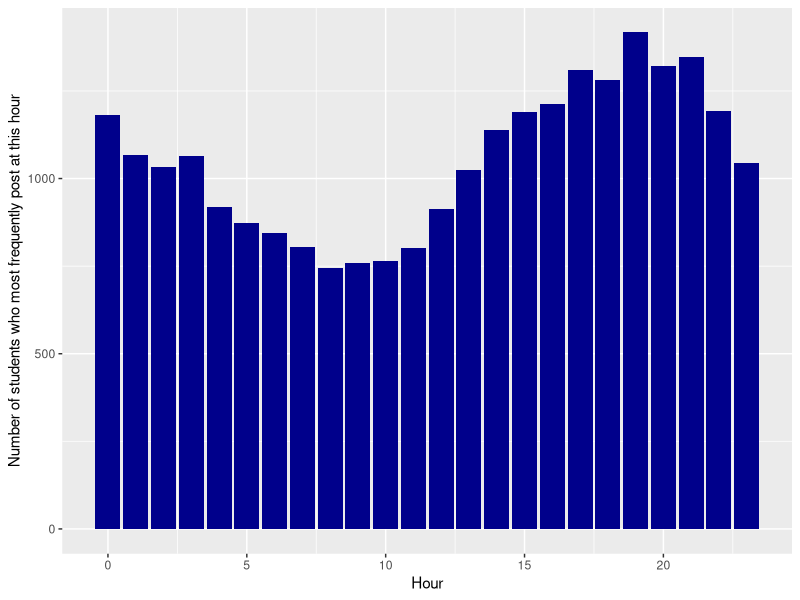

This figure's R source:
setwd("~/Dropbox/education/Udacity/CS/udacity-intro-hadoop-mapreduce")

student.times <- read.table("results/student_times.tsv", sep="\t")
colnames(student.times) <- c("StudentID", "Hour")

library(plyr)
frequencies = count(student.times, c("Hour"))

library(ggplot2)
ggplot(frequencies, aes(x=Hour, y=freq)) +
  geom_bar(stat="identity", fill="dark blue") +
  ylab("Number of students who most frequently post at this hour") +
  xlab("Hour")
